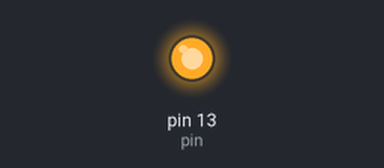
The sketch below on a simulated Arduino Uno, built with avr-gcc and run on an emulated ATmega328P. Shown: output pins drawn as LEDs (lit = HIGH).

Above: at 0.2 s.
At 27.1 s:
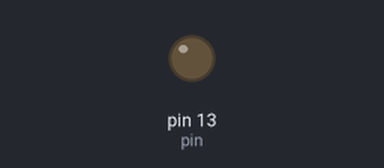
Timing chart, 0 to 28.5 s (numbered marks = the images above):
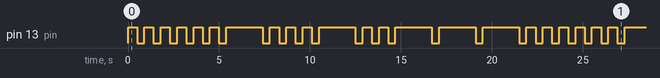

Measured:
- by itself, pin 13 (pin): moves between LOW and HIGH, repeating every 21.9 s
- by itself, everything shown: repeats every 21.9 s, in 32 steps

The sketch:

hello.ino
```cpp
int pin=13;
void setup() {
  pinMode(pin,OUTPUT);
}
void loop() {
  char myarr[]={"HELLO"};
  //char myarr[]={"SOS"};
  char arr[26][5]={{".-"},{"-..."},{"-.-."},{"-.."},{"."},
  {"..-."},{"--."},{"...."},{".."},{".---"},
  {"-.-"},{".-.."},{"--"},{"-."},{"---"},{".--."},
  {"--.-"},{".-."},{"..."},{"-"},{"..-"},{"...-"},
  {".--"},{"-..-"},{"-.--"},{"--.."}};
  for(int i=0;i<strlen(myarr);i++)
  {
      int index;
      index=(int)(myarr[i])-65;
      for(int j=0;j<strlen(arr[index]);j++)
      {
          if(arr[index][j]=='.')
          {
            digitalWrite(pin,HIGH);
            delay(500);
            digitalWrite(pin,LOW);
            delay(400);
          }
          else
          {
            digitalWrite(pin,HIGH);
            delay(2000);
            digitalWrite(pin,LOW);
            delay(400);
          }
      }
  }
}
```
